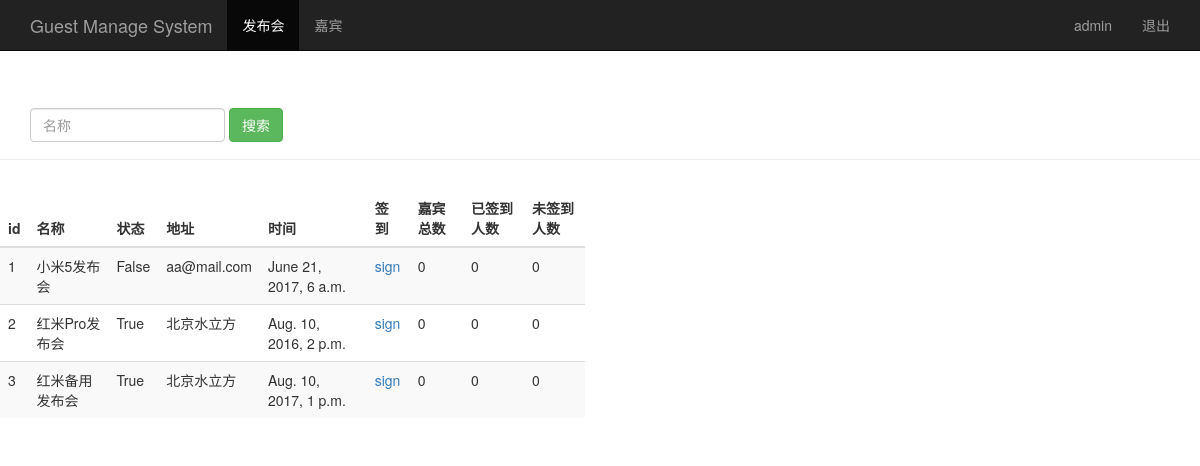
Page /search_name/ (signed in) on the committed database.
### sign/models.py (models this page shows, shortened)
class Event(models.Model):
	name=models.CharField(max_length=100)
	limit=models.IntegerField()
	status=models.BooleanField()
	address=models.CharField(max_length=200)
	start_time=models.DateTimeField('events time')
	create_time=models.DateTimeField(auto_now=True)
	jiabin_sum=models.IntegerField(default=0)
	has_signed=models.IntegerField(default=0)
	has_not_signed=models.IntegerField(default=0)

### sign/views.py (the view)
# urls.py: url(r'^search_name/$',views.search_name),
@login_required
def search_name(request):
	username=request.session.get('user','')
	search_name=request.GET.get("name","")
	event_list=Event.objects.filter(name__contains=search_name)
	return render(request,"event_manage.html",{"user":username, "events":event_list})

### sign/templates/event_manage.html (shortened to what this page needs)
<!DOCTYPE html>
<html lang="zh-CN">
<head>
	{% load bootstrap3 %}
	{% bootstrap_css %}
</head>
<body role="document">
<nav class="navbar navbar-inverse navbar-fixed-top">
	<div class="container">
		<div class="navbar-header">
			<a href="/event_manage/" class="navbar-brand">Guest Manage System</a>
		</div>
		<div id="navbar" class="collapse navbar-collapse">
			<ul class="nav navbar-nav">
				<li class="active"><a href="#">发布会</a></li>
				<li><a href="/guest_manage/">嘉宾</a></li>
			</ul>
			<ul class="nav navbar-nav navbar-right">
				<li><a href="#">{{user}}</a></li>
				<li><a href="/logout/">退出</a></li>
			</ul>
		</div>
	</div>
</nav>
<div class="page-header" style="padding-top: 60px;">
	<div id="navbar" class="navbar-collapse collapse">
		<form action="/search_name/" class="navbar-form" method="get">
			<div class="form-group"><input name="name" type="text" placeholder="名称" class="form-control"></div>
			<button type="submit" class="btn btn-success">搜索</button>
		</form>
	</div>
</div>
<div class="row" style="padding-top: 10px;">
	<div class="col-md-6">
		<table class="table table-striped">
		<thead>
			<tr>
				<th>id</th>
				<th>名称</th>
				<th>状态</th>
				<th>地址</th>
				<th>时间</th>
				<th>签到</th>
				<th>嘉宾总数</th>
				<th>已签到人数</th>
				<th>未签到人数</th>
			</tr>
		</thead>
		<tbody>
			{% for event in events %}
			<tr>
				<td>{{event.id}}</td>
				<td>{{event.name}}</td>
				<td>{{event.status}}</td>
				<td>{{event.address}}</td>
				<td>{{event.start_time}}</td>
				<td>
					<a href="/sign_index/{{event.id}}/" target="{{event.id}}_blank">sign</a>
				</td>
				<td>{{event.jiabin_sum}}</td>
				<td>{{event.has_signed}}</td>
				<td>{{event.has_not_signed}}</td>
			</tr>
			{% endfor %}
		</tbody>
		</table>
	</div>
</div>
</body>
</html>

### rows in the picture
Event: id "1", name "小米5发布会", status "False", address "aa@mail.com", start_time "June 21, 2017, 6 a.m.", jiabin_sum "0", has_signed "0", has_not_signed "0"
Event: id "2", name "红米Pro发布会", status "True", address "北京水立方", start_time "Aug. 10, 2016, 2 p.m.", jiabin_sum "0", has_signed "0", has_not_signed "0"
Event: id "3", name "红米备用发布会", status "True", address "北京水立方", start_time "Aug. 10, 2017, 1 p.m.", jiabin_sum "0", has_signed "0", has_not_signed "0"

### other values in the picture
{{ user }} "admin"
